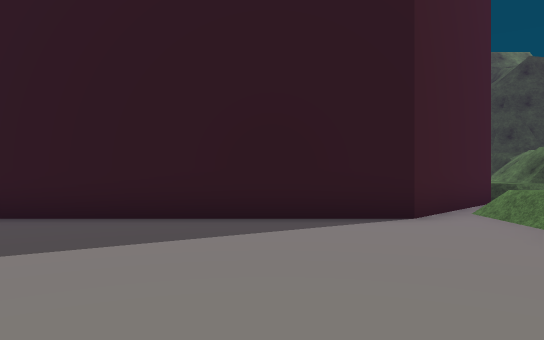
[1] (above)

13 first-person views from a walk through a Unity game level. The camera is 1.5 m above the floor, looks level and sees 70° across. The floor is counted in squares, 1.8 m on a side. Each view is taken from the middle of a square. On the plan, view 1 faces up. The plan holds only what a view shows up to about 12 squares ahead; the rest is blank. The place goes on beyond the plan. The player character is not drawn. Some surface patterns are stand-ins.

[2]
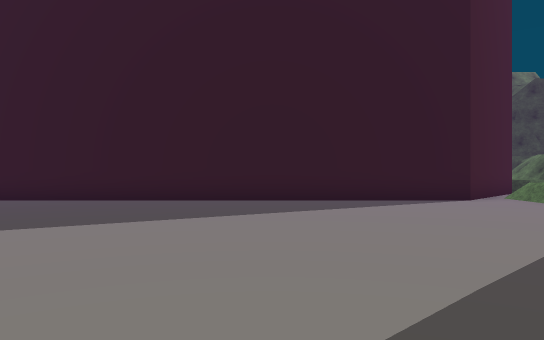

[3]
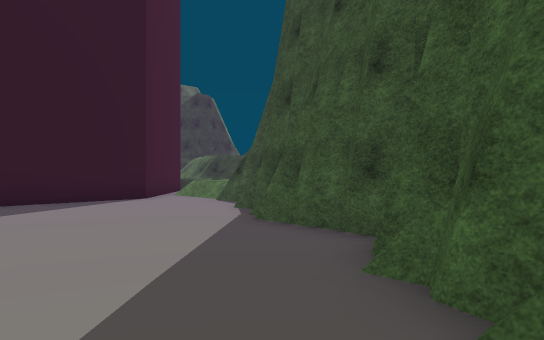

[4]
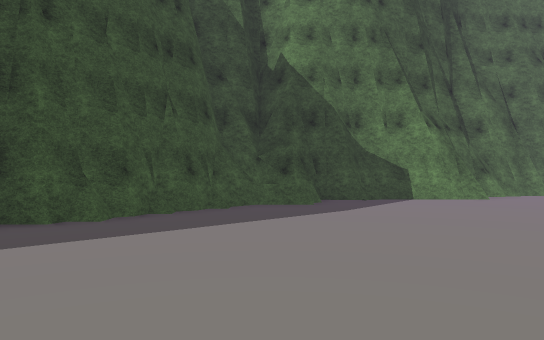

[5]
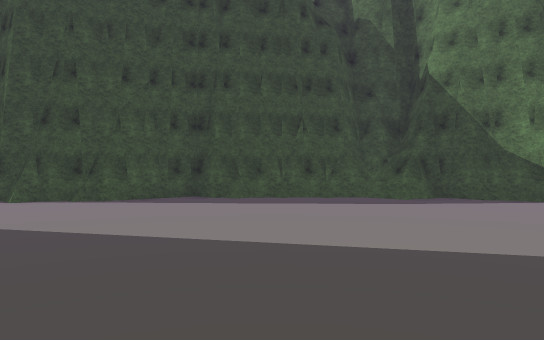

[6]
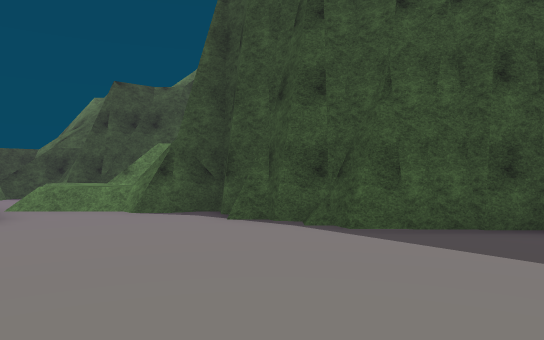

[7]
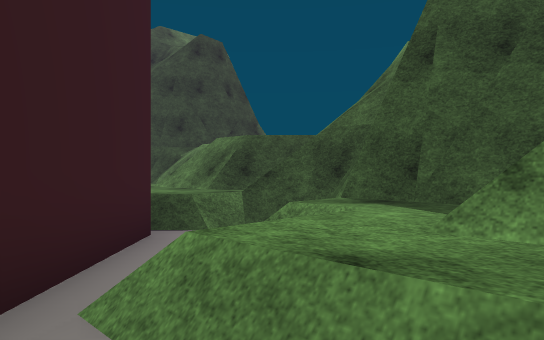

[8]
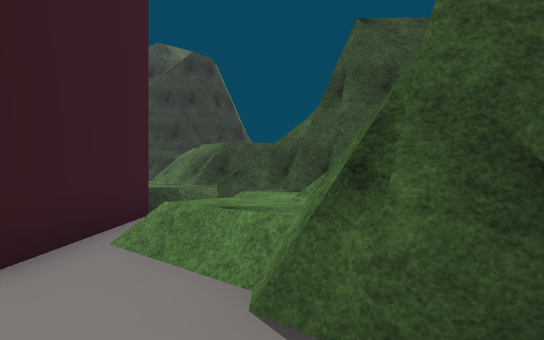

[9]
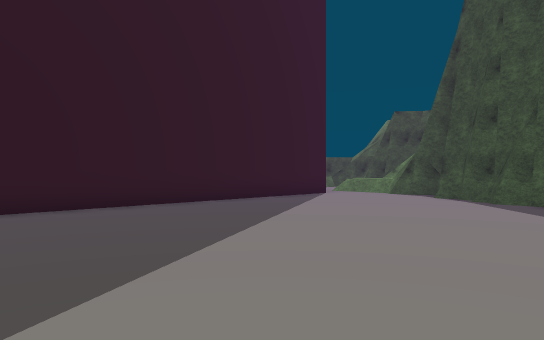

[10]
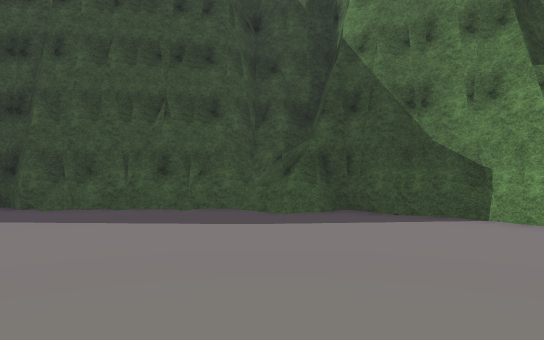

[11]
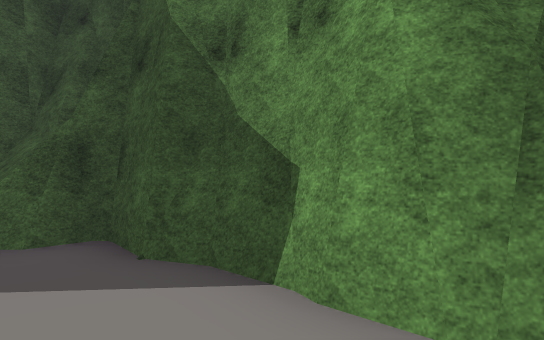

[12]
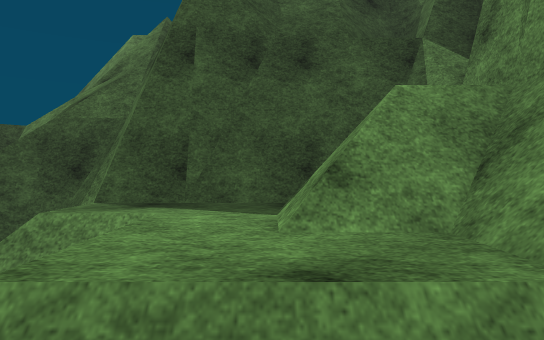

[13]
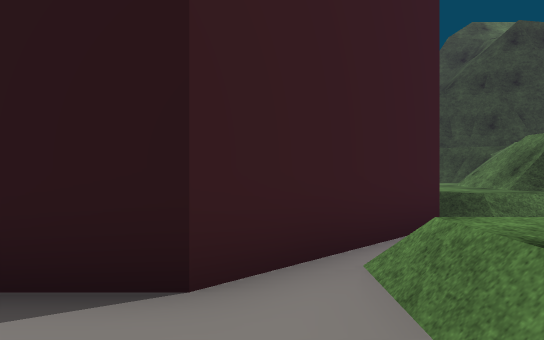

### Floor plan
Key: @ floor where view 1 was taken; # wall or solid block; . main floor; - floor 0.25 m lower than the main floor; / step, stairs or slope; = window, fence, low wall or low ledge; ^ raised ledge.
Columns run from 9 left of view 1 to 9 right of it. Each row starts with its distance up from view 1.
 16                  #
 15                  ^-
 14                 ^^-
 13                 ^#
 12                ^^
 11                ^^
 10               #^^#
  9              .####
  8             .##^##
  7 #############^^^^/
  6 .............^^^^/
  5 .............=# #/
  4 .............#
  3 ............##
  2 ...........##
  1 ...........#
  0 .........@.#
 -1  .........##
 -2 .........##
 -3 ........##
 -4 ........#
 -5 .......##
 -6 .....###
 -7 ######..
 -8 #

Where each view was taken, in squares from view 1:
view 1: 0 up, 0 right, facing up
view 2: 4 down, 3 left, facing up
view 3: 4 down, 3 left, facing up-right
view 4: 4 up, 3 left, facing down
view 5: 5 up, 9 left, facing down-right
view 6: 2 up, 4 left, facing right
view 7: 5 up, 3 right, facing up-right
view 8: 3 up, 2 right, facing up-right
view 9: 2 down, 9 left, facing up-right
view 10: 0 up, 9 left, facing down-right
view 11: 5 down, 9 left, facing down-right
view 12: 6 up, 3 right, facing right
view 13: 4 up, 3 right, facing up
